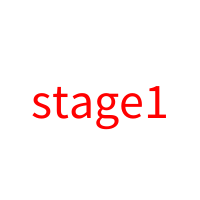
Frame 1 (no input)
Frame 60 (the mouse pressed at the canvas centre just before this capture): identical to frame 1, image omitted
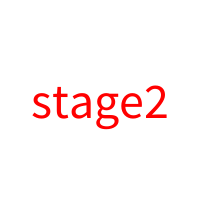
Frame 120 (the mouse held since frame 60 and released just before this capture)

The Processing sketch that drew these frames (run headless with seeded random() and noise(); from frame 60 on, the mouse is pressed at the canvas centre):

// Processing sketch: week08_3
// ── week08_3.pde
void setup(){
  size(200,200);
}
int stage=1;
void draw(){
  background(255);
  fill(255,0,0);
  textSize(50);
  textAlign(CENTER,CENTER);
  text("stage"+stage, 100,100);
}
void mousePressed(){
  if(stage==1) stage=2;
  else if(stage==2) stage=1;
}
